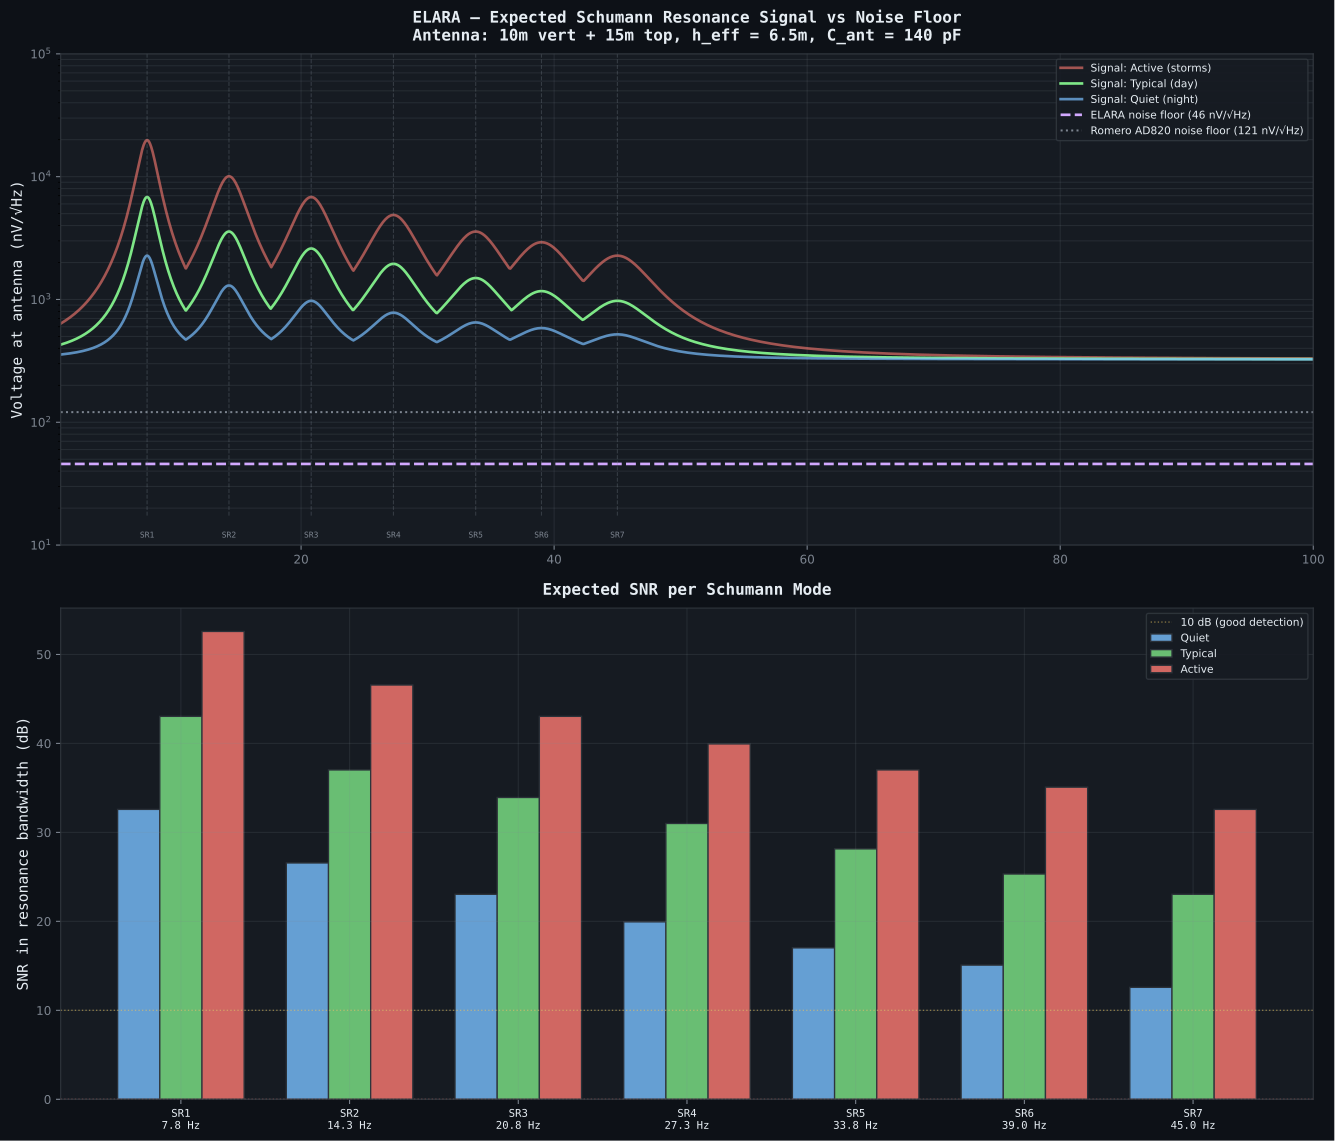

This figure's Python source:
#!/usr/bin/env python3
"""
ELARA -- Expected Signal Level & SNR at Antenna

Calculates the expected Schumann resonance signal voltage at the
antenna and through the receiver chain, based on published
atmospheric electric field measurements.

The vertical electric field PSD of Schumann resonances has been
measured extensively since Balser & Wagner (1960). Typical values
from Sentman (1995), Nickolaenko & Hayakawa (2002, 2014), and
Price & Melnikov (2004):

    E-field PSD at SR1: ~1e-12 to 1e-10 (V/m)^2/Hz
    sqrt(PSD) ~ 1-10 uV/m/sqrtHz (depending on conditions)

The induced voltage on a vertically-oriented antenna is:
    V_ant = E_z * h_eff

where h_eff is the antenna effective height:
    h_eff ~ h_physical / 2   (for electrically short monopole)

Signal levels vary with:
    - Time of day (thunderstorm activity in Africa/Americas/Asia)
    - Season (summer hemisphere has more lightning)
    - Solar cycle (affects ionosphere D-layer height)
    - Local weather
    - Latitude (SR amplitudes higher near equator)

References:
    [1] Sentman (1995), "Schumann resonances" in Handbook of
        Atmospheric Electrodynamics, Vol 1, Ch 11
    [2] Nickolaenko & Hayakawa (2002), "Resonances in the
        Earth-Ionosphere Cavity", Springer
    [3] Price & Melnikov (2004), J. Atmos. Solar-Terr. Phys.
    [4] Romero, R. (vlf.it) - practical measurements with AD820

Author: Matej + Claude, March 2026
"""

import json
import os

import numpy as np

try:
    import matplotlib
    matplotlib.use("Agg")
    import matplotlib.pyplot as plt
    HAS_MATPLOTLIB = True
except ImportError:
    HAS_MATPLOTLIB = False

# ============================================================
# Physical constants
# ============================================================
k_B = 1.380649e-23
T = 300.0

# ============================================================
# Schumann resonance parameters (from published measurements)
# ============================================================

# SR frequencies and Q-factors (from Sentman 1995, Table 11.1)
SR_MODES = {
    "SR1": {"f0": 7.83, "Q": 4.5, "label": "1st Schumann"},
    "SR2": {"f0": 14.3, "Q": 5.0, "label": "2nd Schumann"},
    "SR3": {"f0": 20.8, "Q": 6.0, "label": "3rd Schumann"},
    "SR4": {"f0": 27.3, "Q": 6.5, "label": "4th Schumann"},
    "SR5": {"f0": 33.8, "Q": 7.0, "label": "5th Schumann"},
    "SR6": {"f0": 39.0, "Q": 7.0, "label": "6th Schumann"},
    "SR7": {"f0": 45.0, "Q": 7.5, "label": "7th Schumann"},
}

# E-field spectral density at each SR peak (V/m/sqrtHz)
# Range from quiet to active conditions
# Based on Nickolaenko & Hayakawa (2002), Price & Melnikov (2004)
SR_EFIELD_QUIET = {   # quiet conditions (night, low lightning)
    "SR1": 0.3e-6,    # 0.3 uV/m/sqrtHz
    "SR2": 0.15e-6,
    "SR3": 0.10e-6,
    "SR4": 0.07e-6,
    "SR5": 0.05e-6,
    "SR6": 0.04e-6,
    "SR7": 0.03e-6,
}

SR_EFIELD_TYPICAL = {  # typical daytime conditions
    "SR1": 1.0e-6,     # 1.0 uV/m/sqrtHz
    "SR2": 0.5e-6,
    "SR3": 0.35e-6,
    "SR4": 0.25e-6,
    "SR5": 0.18e-6,
    "SR6": 0.13e-6,
    "SR7": 0.10e-6,
}

SR_EFIELD_ACTIVE = {   # active conditions (peak thunderstorm hours)
    "SR1": 3.0e-6,     # 3.0 uV/m/sqrtHz
    "SR2": 1.5e-6,
    "SR3": 1.0e-6,
    "SR4": 0.7e-6,
    "SR5": 0.5e-6,
    "SR6": 0.4e-6,
    "SR7": 0.3e-6,
}

# Background ELF noise floor (non-SR, between resonances)
# Atmospheric noise from distant lightning, geomagnetic pulsations
E_NOISE_FLOOR = 0.05e-6  # ~0.05 uV/m/sqrtHz (typical mid-latitude)

# ============================================================
# Antenna parameters
# ============================================================
H_VERT = 10.0      # Vertical element height (m)
L_TOPHAT = 15.0    # Top-hat horizontal length (m)
WIRE_DIA = 2.0e-3  # Wire diameter (m)

# Effective height of Marconi T-antenna (electrically short)
# h_eff ~ h_vertical * (1 + C_tophat/C_vertical)^0.5 * 0.5
# Simplified: h_eff ~ h_vertical / 2 for a basic monopole
# With top hat: h_eff increases by ~30-50%
H_EFF = H_VERT * 0.65   # ~6.5m (with top hat improvement)

# Antenna capacitance
C_ANT = 140e-12  # 140 pF

# ============================================================
# Receiver parameters
# ============================================================
# Input filter
R_FILT = 33e3
C_FILT = 50e-12
CAP_DIVIDER = C_ANT / (C_ANT + 2 * C_FILT)  # 0.583

# Preamp gain (ELF bandpass, 40 dB)
RF = 100e3
CF = 15e-9
RG = 1.0e3
CG = 100e-6

# Receiver noise at the antenna at SR1: the SPICE figure (simulations/spice), 45.8 nV/sqrtHz.
# The analytical budget in filter_resistor_tradeoff.py gives 64.6 nV/sqrtHz, about 3 dB
# pessimistic because it lets every source see the full capacitive divider.
def _spice_noise_at_antenna(default=45.8e-9):
    path = os.path.join(os.path.dirname(os.path.abspath(__file__)), "..", "spice", "results.json")
    try:
        with open(path, encoding="utf-8") as fh:
            rows = json.load(fh)["nominal"]["schumann_table"]
        return next(r["noise_antenna_nV"] for r in rows if r["label"] == "SR1") * 1e-9
    except (OSError, KeyError, ValueError, StopIteration):
        return default


NOISE_AT_ANT = _spice_noise_at_antenna()

# ADC
ADC_SNR_DB = 111.0
ADC_FS_VPP = 5.0
ADC_SAMPLE_RATE = 192000


def preamp_gain(freq):
    """Preamp voltage gain magnitude."""
    w = 2.0 * np.pi * freq
    a = 1j * w * RF * CF
    b = 1j * w * RG * CG
    G = 1.0 + 1j * w * RF * CG / ((1.0 + a) * (1.0 + b))
    return np.abs(G)


def sr_efield_spectrum(freq, efield_dict):
    """Generate E-field PSD spectrum with Lorentzian resonance peaks."""
    psd = np.full_like(freq, E_NOISE_FLOOR)
    for mode, params in SR_MODES.items():
        f0 = params["f0"]
        Q = params["Q"]
        bw = f0 / Q  # bandwidth
        e_peak = efield_dict.get(mode, 0)
        # Lorentzian lineshape
        lorentz = (bw / 2)**2 / ((freq - f0)**2 + (bw / 2)**2)
        psd = np.maximum(psd, e_peak * lorentz + E_NOISE_FLOOR)
    return psd


def print_analysis():
    print("=" * 95)
    print("ELARA -- Expected Schumann Resonance Signal Levels")
    print("=" * 95)

    print(f"\n  Antenna: {H_VERT:.0f}m vertical + {L_TOPHAT:.0f}m top hat")
    print(f"  Effective height: h_eff = {H_EFF:.1f} m")
    print(f"  Antenna capacitance: {C_ANT*1e12:.0f} pF")
    print(f"  Cap divider loss: {CAP_DIVIDER:.3f} ({20*np.log10(CAP_DIVIDER):.1f} dB)")
    print(f"  Receiver noise at antenna: {NOISE_AT_ANT*1e9:.1f} nV/sqrtHz")

    # Signal levels for each condition
    for cond_name, efield_dict in [("QUIET (night)", SR_EFIELD_QUIET),
                                    ("TYPICAL (day)", SR_EFIELD_TYPICAL),
                                    ("ACTIVE (storms)", SR_EFIELD_ACTIVE)]:
        print(f"\n{'-'*95}")
        print(f"  Conditions: {cond_name}")
        print(f"{'-'*95}")
        print(f"  {'Mode':<6} {'f (Hz)':>8} {'Q':>5} {'BW (Hz)':>8} "
              f"{'E (uV/m/rtHz)':>15} {'V_ant (nV/rtHz)':>16} "
              f"{'V_ant_BW (uV)':>14} {'SNR (dB)':>10}")

        for mode, params in SR_MODES.items():
            f0 = params["f0"]
            Q = params["Q"]
            bw = f0 / Q
            e_field = efield_dict[mode]

            # Voltage at antenna
            v_ant_density = e_field * H_EFF  # V/sqrtHz at antenna
            v_ant_bw = v_ant_density * np.sqrt(bw)  # V RMS in resonance BW

            # SNR in the resonance bandwidth
            noise_in_bw = NOISE_AT_ANT * np.sqrt(bw)
            snr_linear = v_ant_bw / noise_in_bw
            snr_db = 20 * np.log10(snr_linear)

            print(f"  {mode:<6} {f0:>7.2f} {Q:>5.1f} {bw:>7.2f}  "
                  f"{e_field*1e6:>13.3f}  {v_ant_density*1e9:>14.1f}  "
                  f"{v_ant_bw*1e6:>12.3f}  {snr_db:>8.1f}")

    # Signal through the receiver chain
    print(f"\n{'='*95}")
    print(f"SIGNAL THROUGH RECEIVER CHAIN (typical conditions, SR1)")
    print(f"{'='*95}")

    e_sr1 = SR_EFIELD_TYPICAL["SR1"]
    f_sr1 = SR_MODES["SR1"]["f0"]
    bw_sr1 = f_sr1 / SR_MODES["SR1"]["Q"]
    v_ant = e_sr1 * H_EFF
    v_ant_bw = v_ant * np.sqrt(bw_sr1)
    G = preamp_gain(f_sr1)

    print(f"\n  E-field at SR1:           {e_sr1*1e6:.2f} uV/m/sqrtHz")
    print(f"  Antenna voltage:          {v_ant*1e6:.2f} uV/sqrtHz "
          f"(= {v_ant_bw*1e6:.2f} uV in {bw_sr1:.1f} Hz BW)")
    print(f"  After cap divider:        {v_ant*CAP_DIVIDER*1e6:.2f} uV/sqrtHz "
          f"({20*np.log10(CAP_DIVIDER):.1f} dB)")
    print(f"  After preamp (G={G:.1f}x):   {v_ant*CAP_DIVIDER*G*1e6:.2f} uV/sqrtHz "
          f"({20*np.log10(G):.1f} dB)")
    print(f"  At ADC input:             {v_ant*CAP_DIVIDER*G*1e6:.2f} uV/sqrtHz")

    # ADC dynamic range check
    v_adc_sr1 = v_ant_bw * CAP_DIVIDER * G
    v_adc_fs = ADC_FS_VPP / (2 * np.sqrt(2))
    headroom_db = 20 * np.log10(v_adc_fs / v_adc_sr1)

    print(f"\n  ADC full-scale:           {v_adc_fs*1e3:.1f} mV RMS")
    print(f"  SR1 signal at ADC:        {v_adc_sr1*1e6:.2f} uV RMS")
    print(f"  Headroom:                 {headroom_db:.0f} dB")

    # SNR summary
    print(f"\n{'='*95}")
    print(f"SNR SUMMARY (in resonance bandwidth)")
    print(f"{'='*95}")
    print(f"  {'':30s} {'Quiet':>10} {'Typical':>10} {'Active':>10}")
    for mode in ["SR1", "SR2", "SR3"]:
        params = SR_MODES[mode]
        bw = params["f0"] / params["Q"]
        snrs = []
        for efield_dict in [SR_EFIELD_QUIET, SR_EFIELD_TYPICAL, SR_EFIELD_ACTIVE]:
            v_sig = efield_dict[mode] * H_EFF * np.sqrt(bw)
            v_noise = NOISE_AT_ANT * np.sqrt(bw)
            snr = 20 * np.log10(v_sig / v_noise)
            snrs.append(snr)
        print(f"  {mode} ({params['f0']:.1f} Hz, BW={bw:.1f} Hz):"
              f"  {snrs[0]:>7.1f} dB  {snrs[1]:>7.1f} dB  {snrs[2]:>7.1f} dB")

    # Detection threshold
    print(f"\n  Minimum detectable E-field (SNR=0 dB, 1 Hz BW):")
    e_min = NOISE_AT_ANT / H_EFF
    print(f"    {e_min*1e9:.1f} nV/m/sqrtHz = {e_min*1e6:.4f} uV/m/sqrtHz")
    print(f"    (Schumann SR1 typical is {SR_EFIELD_TYPICAL['SR1']*1e6:.1f} uV/m/sqrtHz "
          f"= {SR_EFIELD_TYPICAL['SR1']/e_min:.0f}x above detection threshold)")

    # Comparison with Romero
    romero_noise = 121e-9  # nV/sqrtHz
    romero_e_min = romero_noise / H_EFF
    print(f"\n  Romero AD820 detection threshold: {romero_e_min*1e6:.4f} uV/m/sqrtHz")
    print(f"  ELARA detection threshold:        {e_min*1e6:.4f} uV/m/sqrtHz")
    print(f"  ELARA is {romero_e_min/e_min:.1f}x more sensitive")

    # Time-domain: expected sferic amplitudes
    print(f"\n{'='*95}")
    print(f"INDIVIDUAL SFERICS (lightning strokes)")
    print(f"{'='*95}")
    print(f"  Typical sferic E-field amplitudes (vertical, at ground):")
    print(f"    Nearby (<50 km):     ~1-10  V/m  -> V_ant = {10*H_EFF:.0f} V (CLIPS!)")
    print(f"    Regional (50-500 km): ~1-100 mV/m -> V_ant = {0.1*H_EFF*1e3:.0f} mV")
    print(f"    Distant (>1000 km):  ~0.01-1 mV/m -> V_ant = {0.001*H_EFF*1e6:.0f} uV")
    print(f"    Antipodal (>10000 km): ~1-10 uV/m -> V_ant = {10e-6*H_EFF*1e6:.0f} uV")
    print(f"\n  With 40 dB gain and {CAP_DIVIDER:.2f} cap divider:")
    print(f"    Max before clip: {ADC_FS_VPP/2/preamp_gain(7.83)/CAP_DIVIDER*1e3:.0f} mV at antenna")
    print(f"    -> Sferics from >~200 km are within range")
    print(f"    -> Nearby sferics will clip (acceptable — they're impulsive)")


def plot_analysis():
    if not HAS_MATPLOTLIB:
        print("\nmatplotlib not available -- skipping plot")
        return

    BG = "#0d1117"
    TEXT = "#e6edf3"
    SUBTLE = "#7d8590"
    PANEL = "#161b22"
    BORDER = "#30363d"

    f = np.logspace(np.log10(1), np.log10(100), 2000)

    fig, (ax1, ax2) = plt.subplots(2, 1, figsize=(14, 12))
    fig.patch.set_facecolor(BG)

    for ax in (ax1, ax2):
        ax.set_facecolor(PANEL)
        ax.tick_params(colors=SUBTLE, labelsize=9)
        ax.grid(True, which="both", alpha=0.15, color=SUBTLE)
        for spine in ax.spines.values():
            spine.set_color(BORDER)

    # Plot 1: E-field spectrum at antenna
    for cond_name, efield_dict, color, alpha in [
            ("Active (storms)", SR_EFIELD_ACTIVE, "#ff7b72", 0.6),
            ("Typical (day)", SR_EFIELD_TYPICAL, "#7ee787", 1.0),
            ("Quiet (night)", SR_EFIELD_QUIET, "#79c0ff", 0.7)]:
        e_spectrum = sr_efield_spectrum(f, efield_dict) * H_EFF * 1e9  # nV/sqrtHz
        ax1.semilogy(f, e_spectrum, color=color, linewidth=2, alpha=alpha,
                     label=f"Signal: {cond_name}")

    # Noise floor at antenna
    noise_line = NOISE_AT_ANT * 1e9 * np.ones_like(f)
    ax1.semilogy(f, noise_line, color="#d2a8ff", linewidth=2, linestyle="--",
                 label=f"ELARA noise floor ({NOISE_AT_ANT*1e9:.0f} nV/√Hz)")

    # Romero noise floor
    ax1.axhline(121, color="#7d8590", linewidth=1.5, linestyle=":",
                label="Romero AD820 noise floor (121 nV/√Hz)")

    ax1.set_ylabel("Voltage at antenna (nV/√Hz)", fontsize=11,
                   color=TEXT, fontfamily="monospace")
    ax1.set_title("ELARA — Expected Schumann Resonance Signal vs Noise Floor\n"
                  f"Antenna: {H_VERT:.0f}m vert + {L_TOPHAT:.0f}m top, "
                  f"h_eff = {H_EFF:.1f}m, C_ant = {C_ANT*1e12:.0f} pF",
                  fontsize=12, fontweight="bold", color=TEXT,
                  fontfamily="monospace", pad=10)
    legend1 = ax1.legend(loc="upper right", fontsize=8, facecolor=PANEL,
                         edgecolor=BORDER, labelcolor=TEXT)
    legend1.get_frame().set_alpha(0.9)
    ax1.set_xlim(1, 100)
    ax1.set_ylim(10, 100000)

    # SR labels
    for mode, params in SR_MODES.items():     # tags on the bottom edge, lines start above them
        ax1.axvline(params["f0"], ymin=0.06, color=SUBTLE, alpha=0.3, linestyle="--", linewidth=0.8)
        ax1.text(params["f0"], 0.012, mode, fontsize=6, ha="center", va="bottom",
                 color=SUBTLE, fontfamily="monospace", transform=ax1.get_xaxis_transform())

    # Plot 2: SNR in resonance bandwidth
    conditions = [
        ("Quiet", SR_EFIELD_QUIET, "#79c0ff"),
        ("Typical", SR_EFIELD_TYPICAL, "#7ee787"),
        ("Active", SR_EFIELD_ACTIVE, "#ff7b72"),
    ]

    x_pos = np.arange(len(SR_MODES))
    width = 0.25

    for i, (cond_name, efield_dict, color) in enumerate(conditions):
        snrs = []
        for mode, params in SR_MODES.items():
            bw = params["f0"] / params["Q"]
            v_sig = efield_dict[mode] * H_EFF * np.sqrt(bw)
            v_noise = NOISE_AT_ANT * np.sqrt(bw)
            snr = 20 * np.log10(v_sig / v_noise)
            snrs.append(snr)
        ax2.bar(x_pos + i * width, snrs, width, label=cond_name,
                color=color, alpha=0.8, edgecolor=BORDER)

    ax2.set_xticks(x_pos + width)
    ax2.set_xticklabels([f"{m}\n{p['f0']:.1f} Hz" for m, p in SR_MODES.items()],
                        fontsize=8, color=TEXT, fontfamily="monospace")
    ax2.set_ylabel("SNR in resonance bandwidth (dB)", fontsize=11,
                   color=TEXT, fontfamily="monospace")
    ax2.set_title("Expected SNR per Schumann Mode",
                  fontsize=12, fontweight="bold", color=TEXT,
                  fontfamily="monospace", pad=10)
    ax2.axhline(0, color="#ff7b72", linewidth=1, linestyle=":", alpha=0.5)
    ax2.axhline(10, color="#f2cc60", linewidth=1, linestyle=":", alpha=0.5,
                label="10 dB (good detection)")
    legend2 = ax2.legend(loc="upper right", fontsize=8, facecolor=PANEL,
                         edgecolor=BORDER, labelcolor=TEXT)
    legend2.get_frame().set_alpha(0.9)

    plt.tight_layout()
    out_path = os.path.join(os.path.dirname(os.path.abspath(__file__)),
                            "expected_signal.svg")
    fig.savefig(out_path, facecolor=fig.get_facecolor(), bbox_inches="tight")
    plt.close(fig)
    print(f"\nPlot saved: {out_path}")


if __name__ == "__main__":
    print_analysis()
    plot_analysis()
